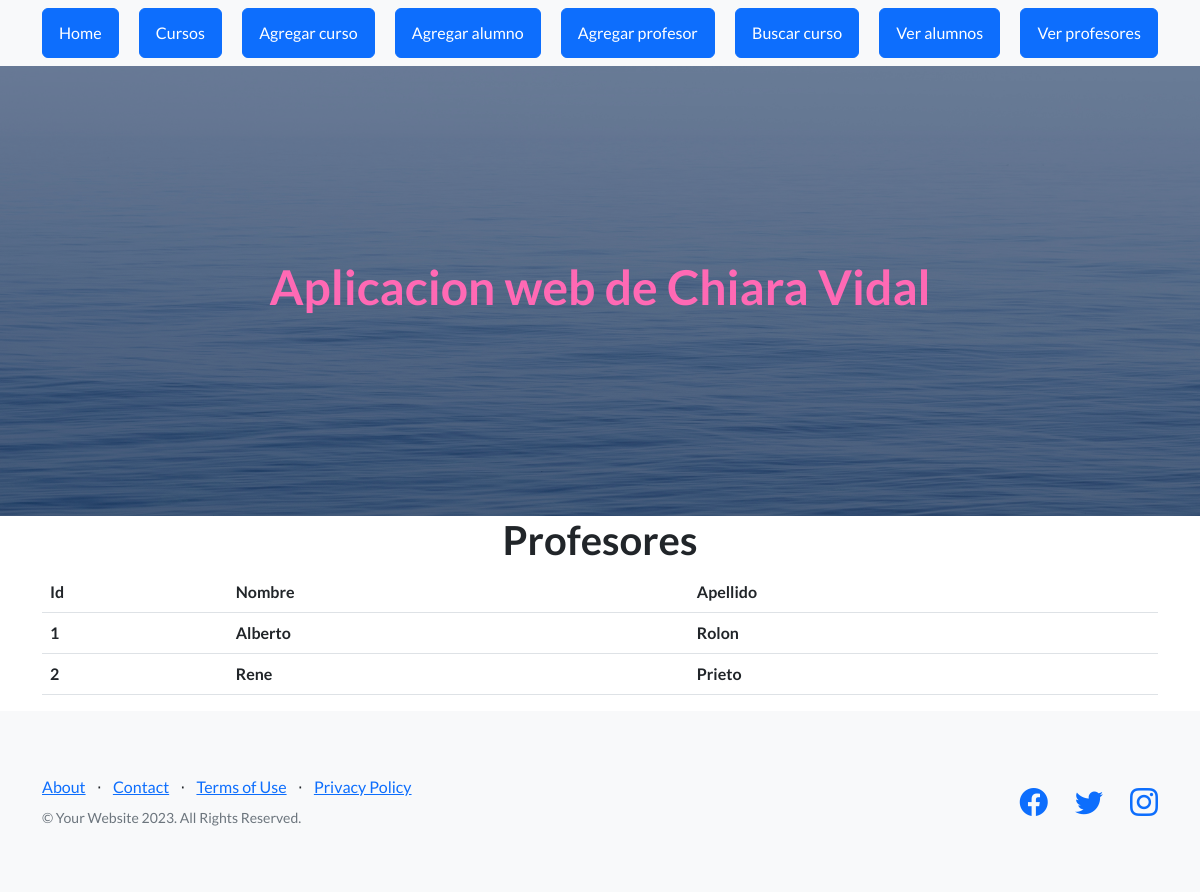
/AppChiara/ver_profesores, run on the app's committed database.
### AppChiara/models.py (models this page shows)
class Profesor(models.Model):
    nombre = models.CharField(max_length=30)
    apellido = models.CharField(max_length=40)

### AppChiara/views.py (the view)
# urls.py: path("ver_profesores", views.ver_profesores , name="Ver profesores"),
def ver_profesores(request):
    profesores = Profesor.objects.all()
    dicc = {"profesores": profesores}
    plantilla = loader.get_template("profesores.html")
    documento = plantilla.render(dicc)
    return HttpResponse(documento)

### AppChiara/template/profesores.html
{% extends 'padre.html' %}
{% load static %}
{% block contenido %}
<main class="container">
    <h1 class="text-xl-center title"> Profesores </h1>
    <table class="table">
        <thead>
            <tr>
                <th>Id</th>
                <th>Nombre</th>
                <th>Apellido</th>
            </tr>
        </thead>
        <tbody>
            {% for n in profesores %}
            <tr>
                <th scope="row">{{n.id}}</th>
                <th>{{n.nombre}}</th>
                <th>{{n.apellido}}</th>
            </tr>
            {% endfor %}
        </tbody>
    </table>
</main>
{% endblock %}

### data on the page
Profesor: id "1", nombre "Alberto", apellido "Rolon"
Profesor: id "2", nombre "Rene", apellido "Prieto"
